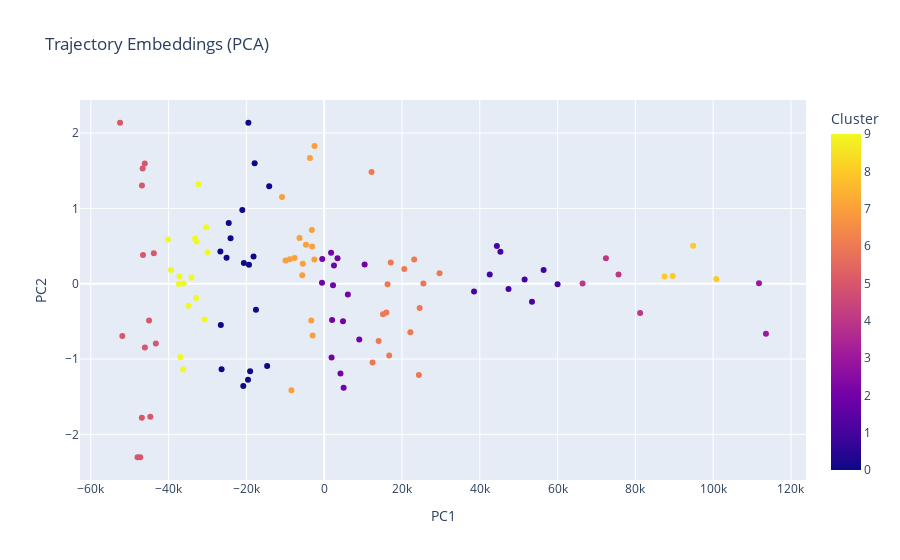

Notebook code cell kept with this figure:
### Code cell
# import plotly.express as px

# # Create a DataFrame for the PCA results
# pca_df = pd.DataFrame({
#     'PC1': X_pca[:, 0],
#     'PC2': X_pca[:, 1],
#     'Cluster': clusters,
#     'MMSI': df['MMSI'].unique()
# })

# fig = px.scatter(
#     pca_df, x='PC1', y='PC2', color='Cluster',
#     hover_data=['MMSI'], title='Trajectory Embeddings (PCA)'
# )
# fig.show()
